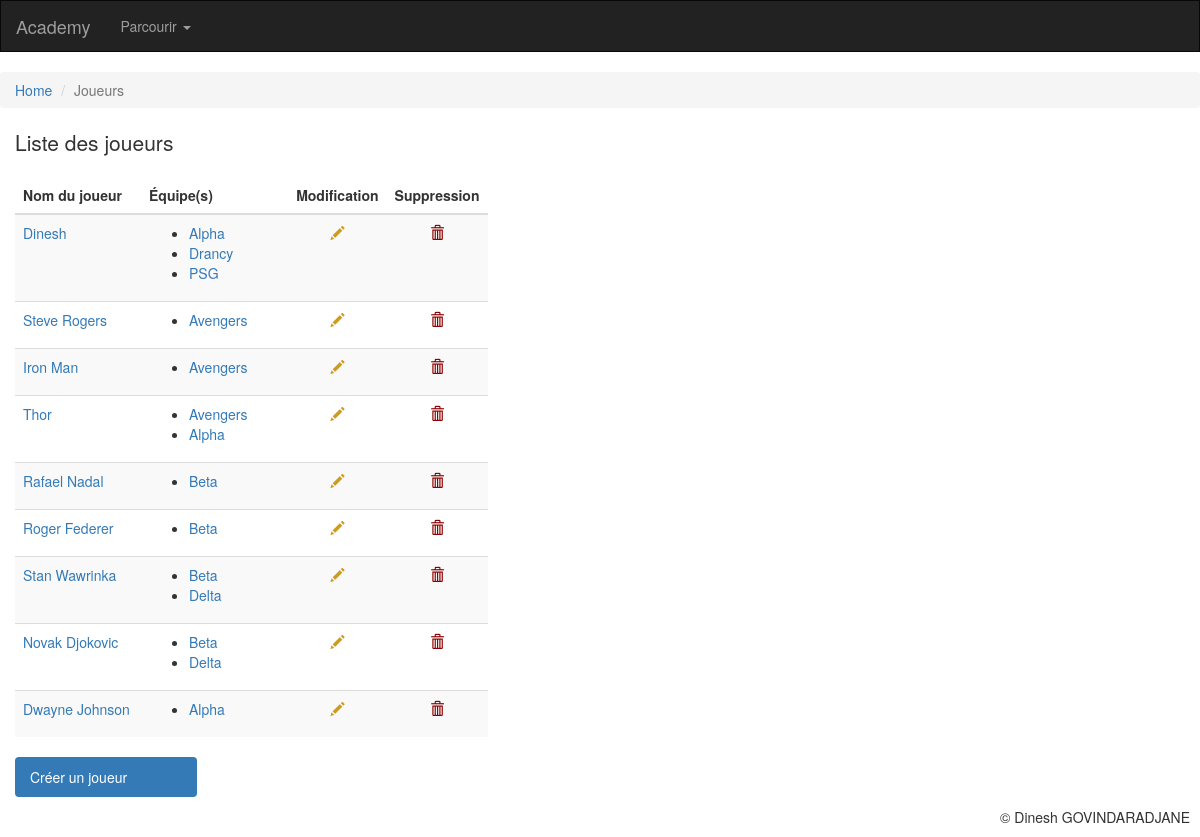
Page /academy/joueurs/ on the committed database.
### academy/models.py (models this page shows, shortened)
class Joueur(models.Model):
    nomJoueur = models.CharField(
        max_length = 100,
        unique = True,
        )
    equipes = models.ManyToManyField(
        'Equipe',
        through=Equipe.joueurs.through,
        blank=True)
    class Meta:
        verbose_name = "joueur"

class Equipe(models.Model):
    nomEquipe = models.CharField(
        max_length = 100,
        unique = True,
        )
    sport = models.ForeignKey(
        'Sport',
        on_delete = models.SET_NULL,
        blank = True,
        null = True,
        )
    joueurs = models.ManyToManyField(
        'Joueur',
        blank=True,
        )
    class Meta:
        verbose_name = "equipe"

### academy/views.py (the view)
# urls.py: path('joueurs/', views.show_joueurs, name='joueurs'),
def show_joueurs(request):
    joueurs = Joueur.objects.all()
    equipes = []
    for joueur in joueurs:
        for equipe in joueur.equipes.all():
            equipes.append({joueur.nomJoueur: equipe})
    return render(request, 'academy/joueurs.html', locals())

### academy/templates/academy/joueurs.html (shortened to what this page needs)
{% extends "base.html" %}
{% block page_header %}Liste des joueurs{% endblock %}
{% block position %}
<ul class="breadcrumb">
  <li><a href="{% url 'accueil' %}">Home</a></li>
  <li class="active">Joueurs</li>
</ul>
{% endblock %}
{% block content %}
<div class="list-group col-lg-5 col-md-5 col-sm-5">
  <table class="table table-striped table-hover ">
  <thead>
    <tr>
      <th style="width: 40%">Nom du joueur</th>
      <th style="width: 40%">Équipe(s)</th>
      <th style="width: 10%; text-align:center;">Modification</th>
      <th style="width: 10%; text-align:center;">Suppression</th>
    </tr>
  </thead>
    <tbody>
      {% for joueur in joueurs %}
      <tr>
        <td><a href="{% url 'read_joueur' id_joueur=joueur.id %}">{{ joueur.nomJoueur }}</a></td>
        <td>
          <ul>
            {% for couple in equipes %}
              {% for key, val in couple.items%}
                {% if key == joueur.nomJoueur %}
                  <li>
                    <a href="{% url 'read_equipe' id_equipe=equipe.id %}">{{ val.nomEquipe }}</a>
                  </li>
                {% endif %}
              {% endfor %}
            {% empty %}
              <li>Aucune équipe.</li>
            {% endfor %}
          </ul>
        </td>
        <td style="text-align:center;"><a href="{% url 'update_joueur' id_joueur=joueur.id %}" ><i class="glyphicon glyphicon-pencil"></i></a></td>
        <td style="text-align:center;"><a href="{% url 'delete_joueur' id_joueur=joueur.id %}" ><i class="glyphicon glyphicon-trash"></i></a></td>
      </tr>
      {% endfor %}
  </tbody>
</table>
<div class="list-group col-lg-5 col-md-5 col-sm-5">
<ul class="nav nav-pills nav-stacked">
  <li class="active"><a href="{% url 'create_joueur' %}">Créer un joueur</a></li>
</ul>
</div>
{% endblock %}

### academy/templates/academy/joueurs.html (style rules this page uses)
.glyphicon-pencil { color: #cd9b1d; }
.glyphicon-trash { color: #8b0000; }

### rows in the picture
Joueur: nomJoueur "Dinesh"
Equipe: nomEquipe "Alpha"
Equipe: nomEquipe "Drancy"
Equipe: nomEquipe "PSG"
Joueur: nomJoueur "Steve Rogers"
Equipe: nomEquipe "Avengers"
Joueur: nomJoueur "Iron Man"
Joueur: nomJoueur "Thor"
Joueur: nomJoueur "Rafael Nadal"
Equipe: nomEquipe "Beta"
Joueur: nomJoueur "Roger Federer"
Joueur: nomJoueur "Stan Wawrinka"
Equipe: nomEquipe "Delta"
Joueur: nomJoueur "Novak Djokovic"
Joueur: nomJoueur "Dwayne Johnson"
